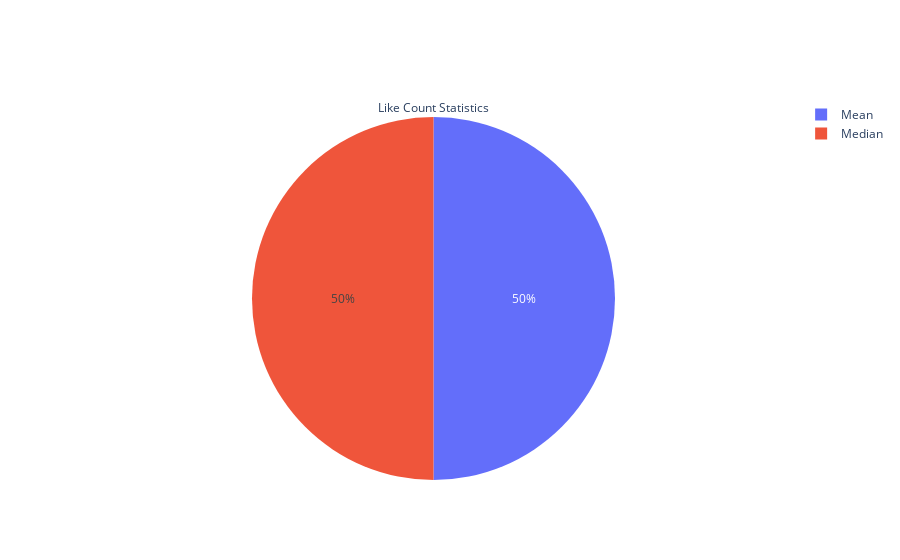

This figure's notebook cell:
### Markdown cell above
In this case the mean and the median are the same value as depicited in the pie ch

### Code cell
title = "Like Count Statistics"
labels = ['Mean', 'Median']
values = [mean, median]
pieChart= go.Figure(data=[go.Pie(labels=labels, values=values, title=title)])
pieChart.show()

### Figure 1 — Plotly figure (JSON) as saved in the notebook; plotly's stock layout.template omitted (floating-point values rounded to 4 significant figures)
{"data": [{"labels": ["Mean", "Mode", "Median"], "title": {"text": "Like Count Statistics"}, "type": "pie", "values": [74.97, [0], 74.97]}], "layout": {}}
